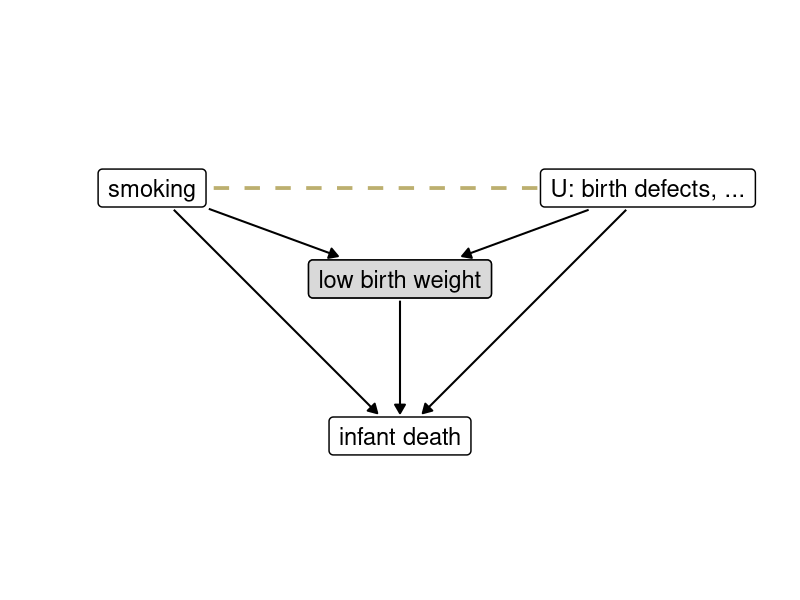
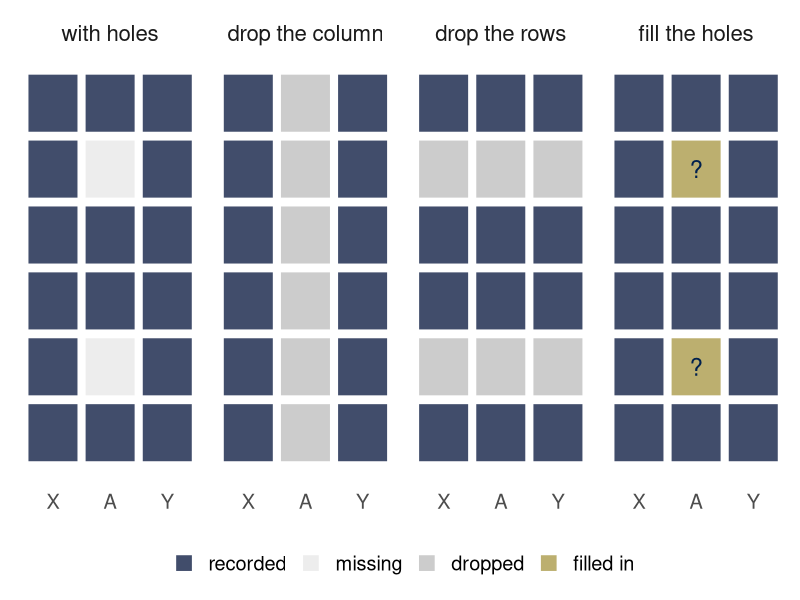
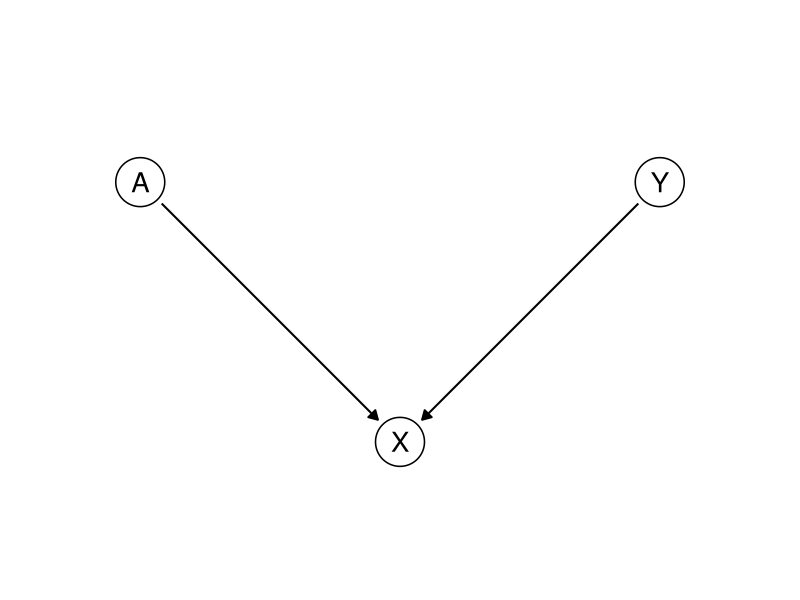
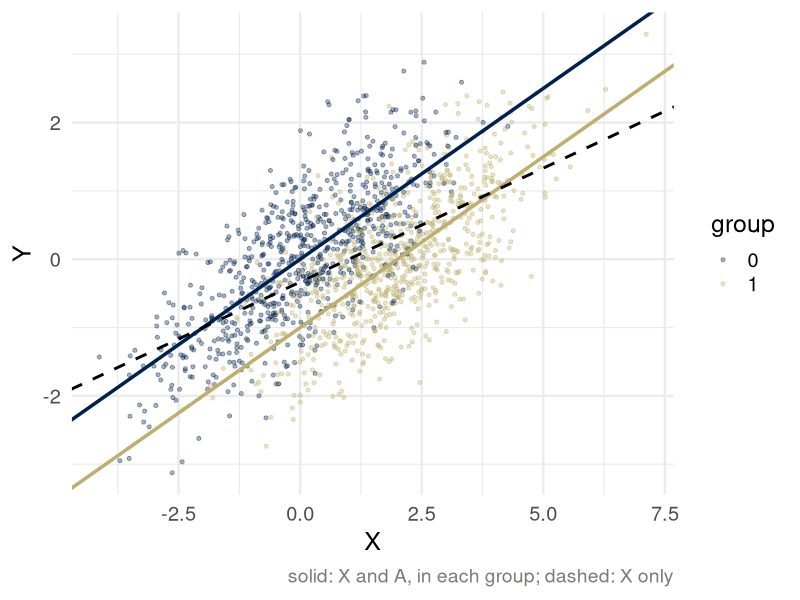
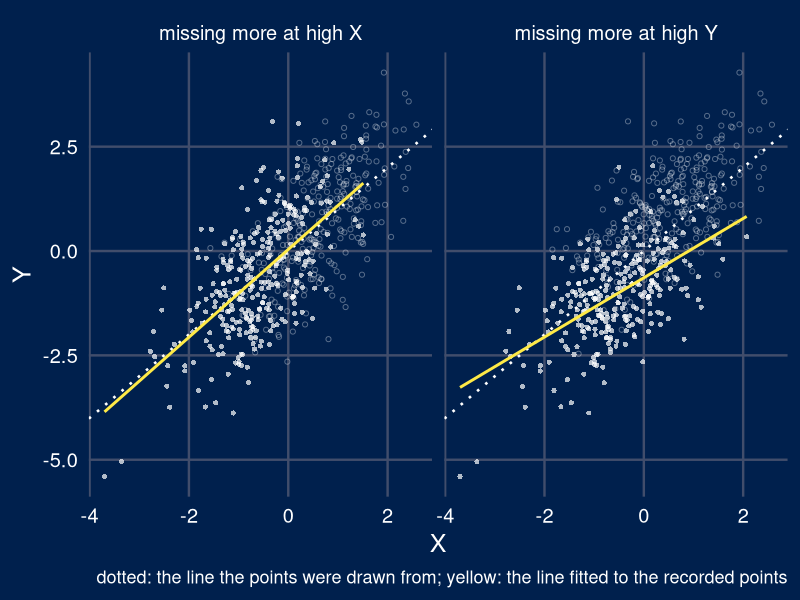

Write the R code that produced these figures, in order.
## ---- chunk 1
library(ggplot2)
library(dplyr)
theme_set(theme_minimal(base_size = 18))
set.seed(313)
# cividis: navy, slate, gray, khaki, gold, yellow (viridisLite::cividis(9)[c(1, 3, 5, 6, 7, 9)])
navy <- "#00204D"; slate <- "#414D6B"; cgray <- "#7C7B78"; khaki <- "#9B9477"; gold <- "#BCAF6F"; yellow <- "#FFEA46"
two <- c(navy, gold)               # the two groups, wherever there are two
# charts on dark (.inverse) slides: white text on the navy background
dark <- theme(text = element_text(color = "white"), axis.text = element_text(color = "white"),
              legend.text = element_text(color = "white"), plot.title = element_text(color = "white"),
              strip.text = element_text(color = "white"),
              panel.grid.major = element_line(color = slate), panel.grid.minor = element_blank(),
              plot.background = element_rect(fill = navy, color = NA),
              panel.background = element_rect(fill = navy, color = NA),
              legend.background = element_rect(fill = navy, color = NA),
              legend.key = element_rect(fill = navy, color = NA))

# Causal graphs. Nodes are letters in circles, or words in boxes (boxes = TRUE).
# A node's size is fixed on the page, in inches, while the figure's size decides how
# many inches a data unit is. draw_dag measures both on the graphics device open when it
# is called (in a rendered document, the chunk's figure) and stops every arrow `gap`
# inches short of the two nodes it joins. Arrows listed in `dashed` are dashed; arrows
# listed in `highlight` are gold. One panel per value of `panel`. (From weeks 3 and 4.)
draw_dag <- function(nodes, edges, dashed = character(0), highlight = character(0), boxes = FALSE,
                     text_size = 7, xlim = c(-0.5, 2.5), ylim = c(-0.4, 1.4), strip_size = 18,
                     gap = 0.05) {
  if (!"panel" %in% names(nodes)) { nodes$panel <- ""; edges$panel <- "" }
  pad <- unit(0.35, "lines"); border <- 0.5; dot <- 16; stroke <- 0.8; lw <- c(black = 0.7, gold = 1.5)
  p <- ggplot() +
    facet_wrap(~ panel, nrow = 1) +
    coord_fixed(xlim = xlim, ylim = ylim) +
    theme_void() +
    theme(strip.text = element_text(size = strip_size), panel.spacing = unit(1.5, "lines"))
  p <- if (boxes) {
    p + geom_label(data = nodes, aes(x, y, label = name), size = text_size, label.size = border,
                   label.padding = pad)
  } else {
    p + geom_point(data = nodes, aes(x, y), size = dot, shape = 21, fill = "white", stroke = stroke) +
      geom_text(data = nodes, aes(x, y, label = name), size = text_size, parse = TRUE)
  }
  inch <- function(u, f) f(u, "in", valueOnly = TRUE)
  g <- ggplotGrob(p)
  pp <- ggplot_build(p)$layout$panel_params[[1]]
  per_unit <- min((dev.size("in")[1] - sum(inch(g$widths, grid::convertWidth))) /
                    (length(unique(nodes$panel)) * diff(pp$x.range)),
                  (dev.size("in")[2] - sum(inch(g$heights, grid::convertHeight))) / diff(pp$y.range))
  if (boxes) {
    text <- lapply(as.character(nodes$name), grid::textGrob, gp = grid::gpar(fontsize = text_size * .pt))
    nodes$hw <- (sapply(text, \(t) inch(grid::grobWidth(t), grid::convertWidth)) / 2 +
                   inch(pad, grid::convertWidth) + border * .pt / 96 / 2) / per_unit
    nodes$hh <- (sapply(text, \(t) inch(grid::grobHeight(t), grid::convertHeight)) / 2 +
                   inch(pad, grid::convertHeight) + border * .pt / 96 / 2) / per_unit
  } else {
    nodes$hw <- nodes$hh <- (0.375 * (dot * .pt + stroke * .stroke / 2) / 72 +
                               stroke * .stroke / 2 / 96 / 2) / per_unit
  }
  e <- edges |>
    left_join(nodes, by = c("panel", "from" = "name")) |>
    rename(x0 = x, y0 = y, hw0 = hw, hh0 = hh) |>
    left_join(nodes, by = c("panel", "to" = "name")) |>
    mutate(dx = x - x0, dy = y - y0, len = sqrt(dx^2 + dy^2), ux = dx / len, uy = dy / len,
           col = ifelse(paste(from, to) %in% highlight, "#BCAF6F", "black"),
           style = ifelse(paste(from, to) %in% dashed, "dashed", "solid"),
           g0 = gap / per_unit,
           g1 = (gap + ifelse(col == "black", lw[["black"]], lw[["gold"]]) * .pt / 96 / 2) / per_unit,
           s0 = if (boxes) pmin((hw0 + g0) / pmax(abs(ux), 1e-9), (hh0 + g0) / pmax(abs(uy), 1e-9)) else hw0 + g0,
           s1 = if (boxes) pmin((hw + g1) / pmax(abs(ux), 1e-9), (hh + g1) / pmax(abs(uy), 1e-9)) else hw + g1,
           xs = x0 + s0 * ux, ys = y0 + s0 * uy, xe = x - s1 * ux, ye = y - s1 * uy)
  p + geom_segment(data = e, aes(x = xs, y = ys, xend = xe, yend = ye, linetype = style, color = col),
                   arrow = arrow(length = unit(0.25, "cm"), type = "closed"),
                   linewidth = ifelse(e$col == "black", lw[["black"]], lw[["gold"]]), show.legend = FALSE) +
    scale_linetype_identity() + scale_color_identity()
}

# For a graph drawn by draw_dag: a gray box over the node that is conditioned on, and a
# dashed gold line, drawn underneath the nodes, for the association that conditioning creates.
condition_on <- function(p, nodes, node, induced = NULL, text_size = 7, boxes = TRUE) {
  if (!is.null(induced)) {
    ends <- nodes[match(induced, nodes$name), ]
    under <- geom_segment(data = data.frame(x = ends$x[1], y = ends$y[1], xend = ends$x[2], yend = ends$y[2]),
                          aes(x, y, xend = xend, yend = yend), linetype = "dashed", color = gold, linewidth = 1.3)
    p$layers <- c(list(under), p$layers)
  }
  box <- nodes[nodes$name == node, ]
  if (boxes) {
    p + geom_label(data = box, aes(x, y, label = name), size = text_size, label.size = 0.5,
                   label.padding = unit(0.35, "lines"), fill = "grey85")
  } else {
    p + geom_point(data = box, aes(x, y), size = 16, shape = 22, fill = "grey85", stroke = 0.8) +
      geom_text(data = box, aes(x, y, label = name), size = text_size, parse = TRUE)
  }
}

# The coursework data-generating process: A has no effect on Y; X = betaY Y + betaA A + noise.
generate_data <- function(n = 500, betaY = 1, betaA = 2) {
  A <- rbinom(n, 1, 1/2)
  Y <- rnorm(n)
  X <- betaY * Y + betaA * A + rnorm(n)
  data.frame(Y = Y, X = X, A = factor(A))
}
## ---- chunk 2
bw <- data.frame(name = c("smoking", "low birth weight", "U: birth defects, ...", "infant death"),
                 x = c(0, 1.5, 3, 1.5), y = c(1, 0.45, 1, -0.5))
bw_edges <- data.frame(from = c("smoking", "U: birth defects, ...", "low birth weight", "U: birth defects, ...", "smoking"),
                       to = c("low birth weight", "low birth weight", "infant death", "infant death", "infant death"))
p <- draw_dag(bw, bw_edges, boxes = TRUE, text_size = 6, xlim = c(-0.7, 3.7), ylim = c(-0.75, 1.25))
condition_on(p, bw, "low birth weight", induced = c("smoking", "U: birth defects, ..."), text_size = 6)
## ---- chunk 3
grid <- expand.grid(row = 1:6, col = c("X", "A", "Y"), stringsAsFactors = FALSE)
grid$status <- ifelse(grid$col == "A" & grid$row %in% c(2, 5), "missing", "recorded")
panels <- bind_rows(
  grid |> mutate(panel = "with holes"),
  grid |> mutate(panel = "drop the column", status = ifelse(col == "A", "dropped", status)),
  grid |> mutate(panel = "drop the rows", status = ifelse(row %in% c(2, 5), "dropped", status)),
  grid |> mutate(panel = "fill the holes", status = ifelse(status == "missing", "filled in", status)))
panels$col <- factor(panels$col, levels = c("X", "A", "Y"))
panels$panel <- factor(panels$panel, levels = unique(panels$panel))
panels$status <- factor(panels$status, levels = c("recorded", "missing", "dropped", "filled in"))
ggplot(panels, aes(col, -row)) +
  geom_tile(aes(fill = status), color = "white", linewidth = 1.2, width = 0.92, height = 0.92) +
  geom_text(data = subset(panels, status == "filled in"), label = "?", size = 6, color = navy) +
  facet_wrap(~ panel, nrow = 1) +
  scale_fill_manual(values = c(recorded = slate, missing = "grey93", dropped = "grey80", `filled in` = gold),
                    name = NULL, drop = FALSE) +
  theme(axis.title = element_blank(), axis.text.y = element_blank(), panel.grid = element_blank(),
        legend.position = "bottom", strip.text = element_text(size = 16))
## ---- chunk 4
cw <- data.frame(name = c("A", "Y", "X"), x = c(0, 2, 1), y = c(1, 1, 0))
draw_dag(cw, data.frame(from = c("A", "Y"), to = c("X", "X")), xlim = c(-0.4, 2.4), ylim = c(-0.3, 1.3))
## ---- chunk 5
train <- generate_data(5000)
test <- generate_data(5000)
unaware <- lm(Y ~ X, data = train)
full <- lm(Y ~ X + A, data = train)
tab <- test |>
  mutate(pred_unaware = predict(unaware, newdata = test),
         pred_full = predict(full, newdata = test)) |>
  group_by(A) |>
  summarize(`mean of Y` = mean(Y),
            `predicted, X only` = mean(pred_unaware),
            `predicted, X and A` = mean(pred_full),
            `MSE, X only` = mean((Y - pred_unaware)^2),
            `MSE, X and A` = mean((Y - pred_full)^2)) |>
  rename(group = A)
knitr::kable(tab, digits = 2, format.args = list(nsmall = 2))
## ---- chunk 6
show <- test[sample(nrow(test), 1500), ]
ggplot(show, aes(X, Y, color = A)) +
  geom_point(alpha = 0.35, size = 1.1) +
  geom_abline(intercept = 0, slope = 1/2, color = navy, linewidth = 1.2) +
  geom_abline(intercept = -1, slope = 1/2, color = gold, linewidth = 1.2) +
  geom_abline(intercept = -1/3, slope = 1/3, color = "black", linetype = "dashed", linewidth = 1) +
  scale_color_manual(values = two, name = "group") +
  labs(caption = "solid: X and A, in each group; dashed: X only") +
  theme(plot.caption = element_text(size = 14, color = cgray))
## ---- chunk 7
n <- 600
X <- rnorm(n)
Y <- X + rnorm(n)
logistic <- function(v) 1 / (1 + exp(-v))
cc <- rbind(
  data.frame(X = X, Y = Y, mechanism = "missing more at high X",
             observed = rbinom(n, 1, logistic(-2 * X)) == 1),
  data.frame(X = X, Y = Y, mechanism = "missing more at high Y",
             observed = rbinom(n, 1, logistic(-2 * Y)) == 1))
ggplot(cc, aes(X, Y)) +
  geom_point(aes(shape = observed, alpha = observed), color = "white", size = 1.4) +
  scale_shape_manual(values = c(`TRUE` = 16, `FALSE` = 1)) +
  scale_alpha_manual(values = c(`TRUE` = 0.7, `FALSE` = 0.35)) +
  geom_abline(intercept = 0, slope = 1, linetype = "dotted", color = "white", linewidth = 0.9) +
  geom_smooth(data = subset(cc, observed), method = "lm", se = FALSE, color = yellow, formula = y ~ x) +
  facet_wrap(~ mechanism) +
  labs(caption = "dotted: the line the points were drawn from; yellow: the line fitted to the recorded points") +
  theme(legend.position = "none", plot.caption = element_text(size = 13)) + dark
## ---- chunk 8
sim <- function(n) { d <- generate_data(n); d$A <- as.integer(as.character(d$A)); d$Arec <- ifelse(rbinom(n, 1, 1/2) == 1, d$A, NA); d }
tr <- sim(5000); te <- sim(5000); known <- !is.na(te$Arec)
drop_col <- predict(lm(Y ~ X, data = tr), te)
drop_rows <- predict(lm(Y ~ X + Arec, data = tr), te)                 # NA where A is missing
cc <- subset(tr, !is.na(Arec))
b <- rowMeans(replicate(20, {                                          # 20 completions
  imp <- glm(Arec ~ X + Y, family = binomial, data = cc[sample(nrow(cc), replace = TRUE), ])  # the imputation model, refitted on a bootstrap sample
  d <- tr; miss <- is.na(d$Arec)
  d$Arec[miss] <- rbinom(sum(miss), 1, predict(imp, d[miss, ], type = "response"))
  coef(lm(Y ~ X + Arec, data = d))
}))
f <- function(x, a) b[1] + b[2] * x + b[3] * a
pA <- predict(glm(Arec ~ X, family = binomial, data = cc), te, type = "response")
fill_in <- ifelse(known, f(te$X, te$Arec), pA * f(te$X, 1) + (1 - pA) * f(te$X, 0))
row_of <- function(p) {
  mse <- function(idx) sprintf("%.2f", mean((te$Y[idx] - p[idx])^2))
  gap <- function(idx) { m <- tapply(p[idx], te$A[idx], mean); sprintf("%.2f", m[2] - m[1]) }
  none <- all(is.na(p[!known]))
  c(mse(known), if (none) "no prediction" else mse(!known), gap(known), if (none) "no prediction" else gap(!known))
}
tab <- rbind(`drop the column` = row_of(drop_col), `drop the rows` = row_of(drop_rows), `fill in` = row_of(fill_in))
colnames(tab) <- c("MSE, A recorded", "MSE, A missing", "gap, A recorded", "gap, A missing")
knitr::kable(tab)
